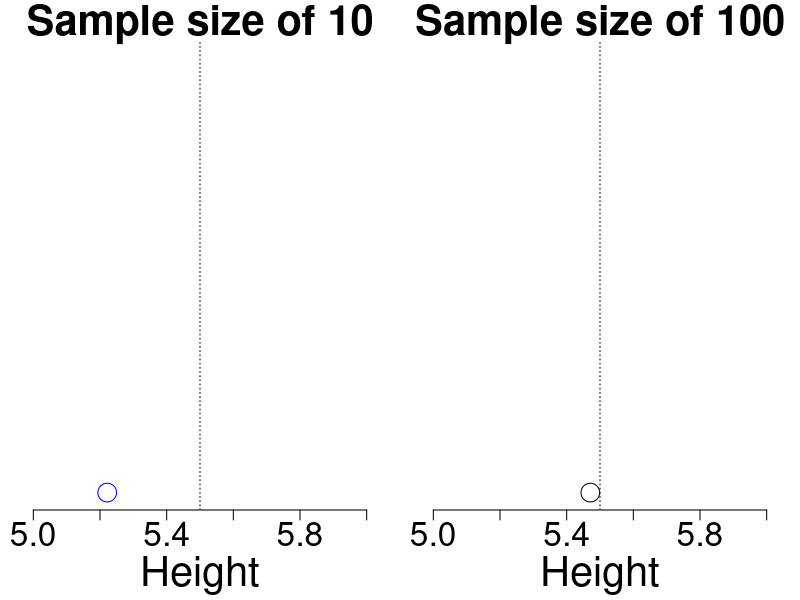
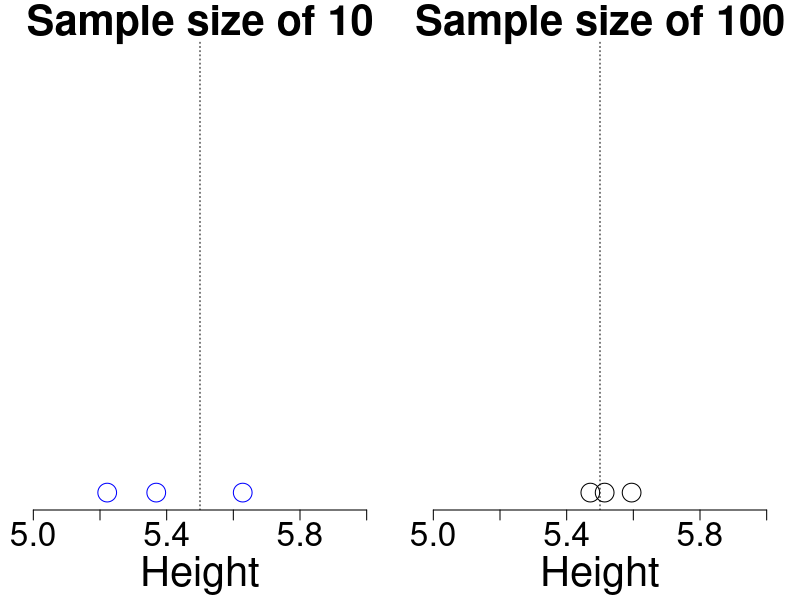
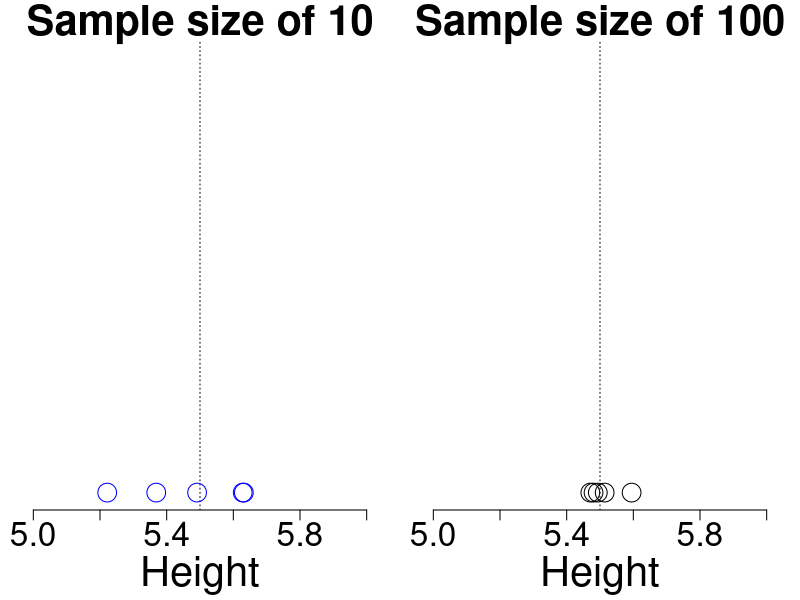
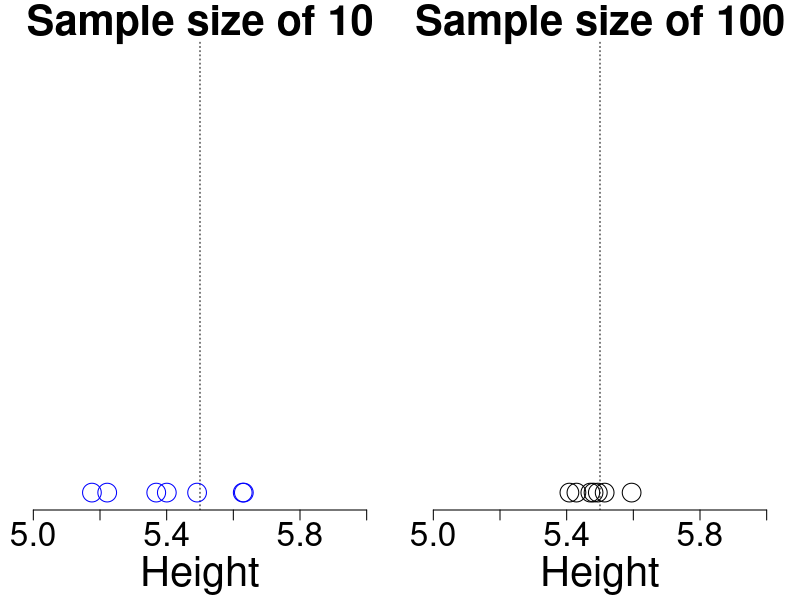
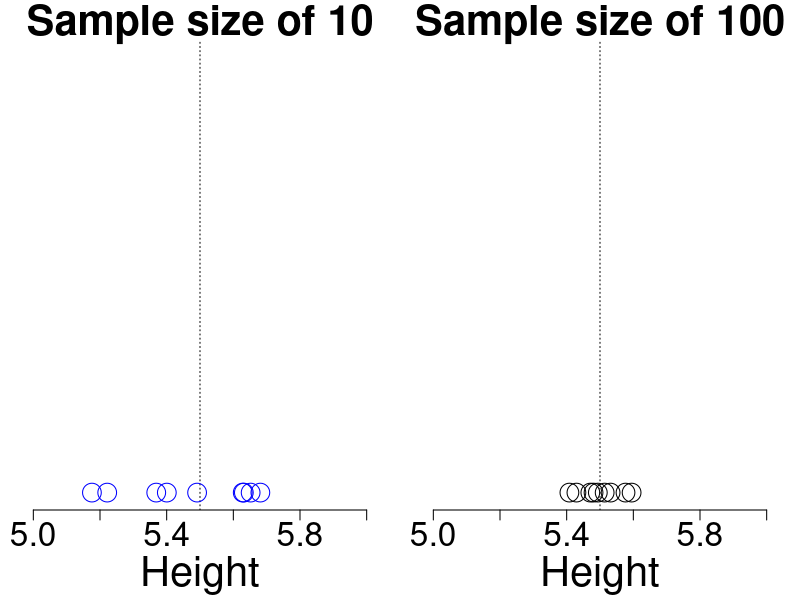
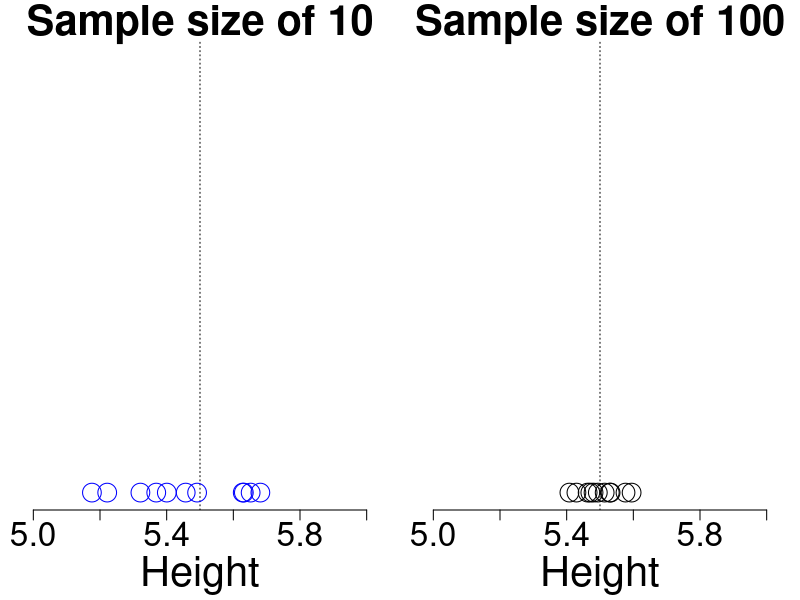
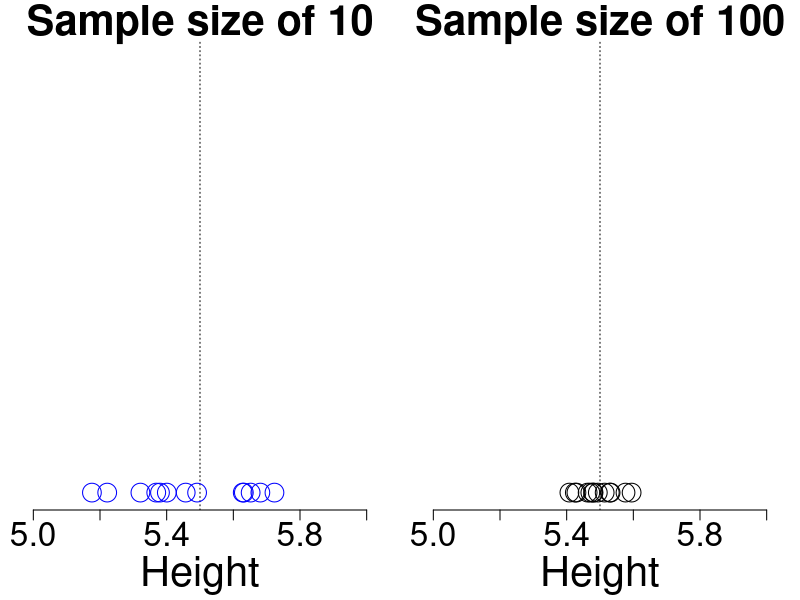
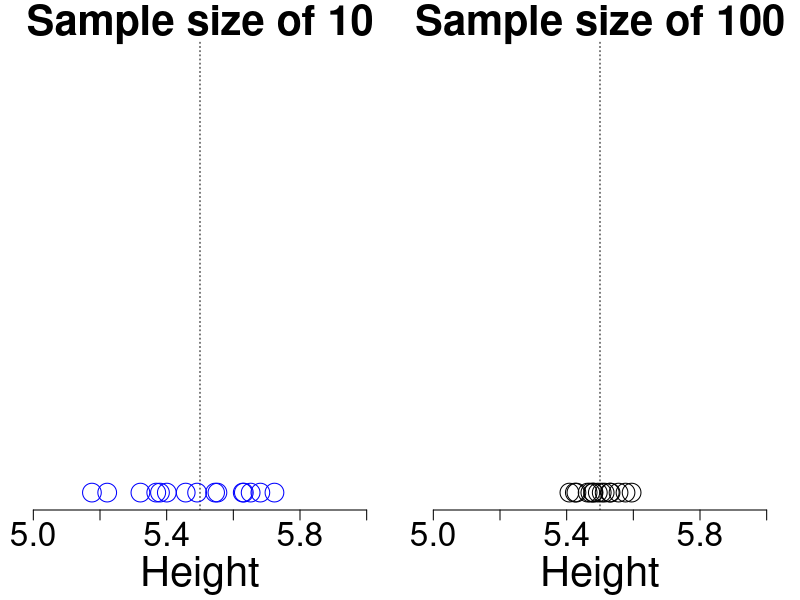

These figures' R source, in order:
## ---- chunk 1
#| label: 'N'
#| echo: false
#| eval: true
#| cache: true
#| out-width: '60%'
#| fig-align: 'center'
#| fig-show: 'animate'
#| interval: 0.1
height <- 5.5
heightSD <- 0.5
nSim <- 100
x1 <- x2 <- numeric(nSim)
set.seed(343)
for(i in 1:nSim) {
    x1[i] <- mean(rnorm(10, height, heightSD))
    x2[i] <- mean(rnorm(100, height, heightSD))
}
for(i in seq(1, nSim, 2)) {
    par(mfrow=c(1,2), mai=c(0.9, 0.2, 0.4, 0.2))
    plot(0, type="n", frame=FALSE, yaxt="n",
         xlim=c(5, 6), ylim=c(0, 7),
         xlab="Height", ylab="",
         cex.lab=2.5, cex.main=2.5, cex.axis=2,
         main="Sample size of 10")
    abline(v=height, lty=3)
    points(x1[1:i], rep(0, i), cex=2.5, col="blue")
    if(i>(nSim-10))
        hist(x1, freq=FALSE, add=TRUE, border="blue", lwd=2)
    plot(0, type="n", frame=FALSE, yaxt="n",
         xlim=c(5, 6), ylim=c(0, 7),
         xlab="Height", ylab="",
         cex.lab=2.5, cex.main=2.5, cex.axis=2,
         main="Sample size of 100")
    abline(v=height, lty=3)
    points(x2[1:i], rep(0, i), cex=2.5)
    if(i>(nSim-10))
        hist(x2, freq=FALSE, add=TRUE)
    ## dev.off()
}
